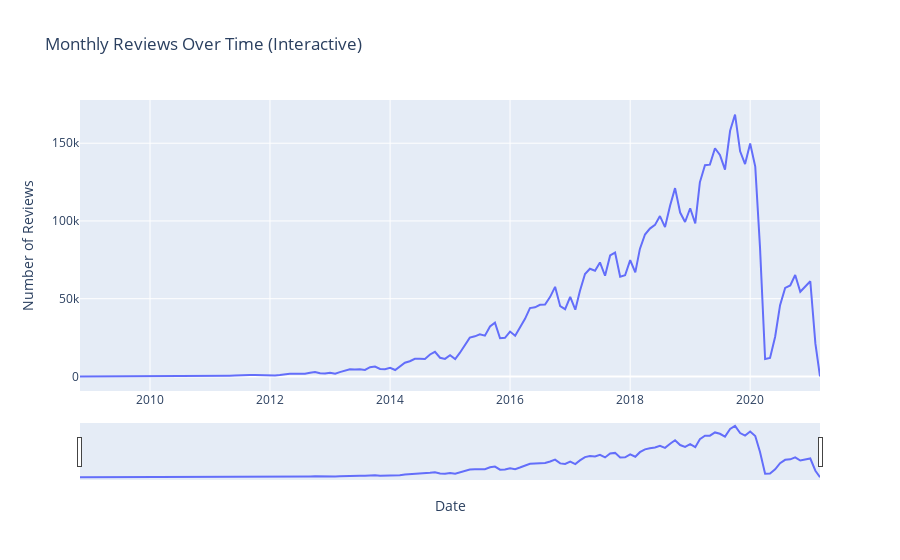

Notebook source saved alongside this figure:
### Code cell
# plotting the whole time series with an interactive plot
# !pip install plotly

import plotly.express as px

# Prepare data: monthly_reviews is a Series with a DatetimeIndex
ts = monthly_reviews
if isinstance(ts, pd.Series):
    ts = ts.reset_index(name="reviews")  # 'date' index becomes a column

fig = px.line(ts, x="date", y="reviews", title="Monthly Reviews Over Time (Interactive)")
fig.update_layout(
    xaxis_title="Date",
    yaxis_title="Number of Reviews",
    hovermode="x unified",
)
fig.update_xaxes(rangeslider_visible=True)
fig.show()

### Figure 1 — Plotly figure (JSON) as saved in the notebook; plotly's stock layout.template omitted (floating-point values rounded to 4 significant figures; data arrays with more than 128 entries replaced by an {"elided": "..."} marker saying what was removed)
{"data": [{"hovertemplate": "date=%{x}<br>reviews=%{y}<extra></extra>", "legendgroup": "", "line": {"color": "#636efa", "dash": "solid"}, "marker": {"symbol": "circle"}, "mode": "lines", "name": "", "orientation": "v", "showlegend": false, "x": {"elided": "149 str values"}, "xaxis": "x", "y": {"elided": "149 int values"}, "yaxis": "y", "type": "scatter"}], "layout": {"xaxis": {"anchor": "y", "domain": [0.0, 1.0], "title": {"text": "Date"}, "rangeslider": {"visible": true}}, "yaxis": {"anchor": "x", "domain": [0.0, 1.0], "title": {"text": "Number of Reviews"}}, "legend": {"tracegroupgap": 0}, "title": {"text": "Monthly Reviews Over Time (Interactive)"}, "hovermode": "x unified"}}
